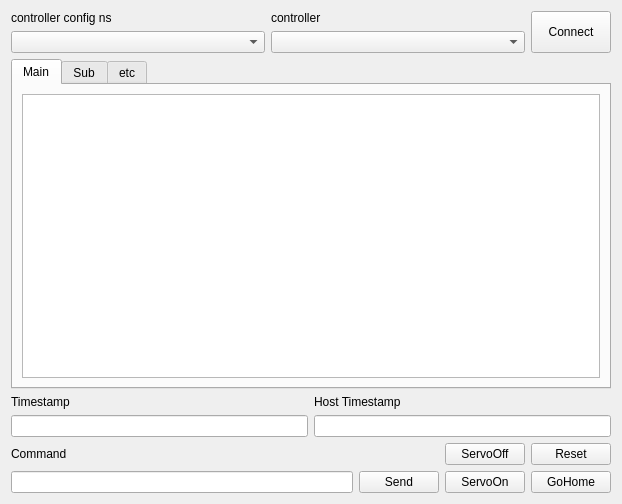
<?xml version="1.0" encoding="UTF-8"?>
<ui version="4.0">
 <class>ToroboStateViewer</class>
 <widget class="QWidget" name="ToroboStateViewer">
  <property name="geometry">
   <rect>
    <x>0</x>
    <y>0</y>
    <width>622</width>
    <height>504</height>
   </rect>
  </property>
  <property name="windowTitle">
   <string>Torobo State Viewer</string>
  </property>
  <layout class="QVBoxLayout" name="verticalLayout">
   <item>
    <layout class="QGridLayout" name="gridLayout">
     <property name="spacing">
      <number>6</number>
     </property>
     <item row="1" column="0">
      <widget class="QComboBox" name="comboBoxControllerConfigNamespace"/>
     </item>
     <item row="0" column="0">
      <widget class="QLabel" name="labelControllerConfigNamespace">
       <property name="text">
        <string>controller config ns</string>
       </property>
      </widget>
     </item>
     <item row="0" column="1">
      <widget class="QLabel" name="labelControllerName">
       <property name="text">
        <string>controller</string>
       </property>
      </widget>
     </item>
     <item row="1" column="1">
      <widget class="QComboBox" name="comboBoxControllerName"/>
     </item>
     <item row="0" column="2" rowspan="2">
      <widget class="QPushButton" name="pushButtonConnect">
       <property name="sizePolicy">
        <sizepolicy hsizetype="Fixed" vsizetype="Preferred">
         <horstretch>0</horstretch>
         <verstretch>0</verstretch>
        </sizepolicy>
       </property>
       <property name="minimumSize">
        <size>
         <width>0</width>
         <height>0</height>
        </size>
       </property>
       <property name="text">
        <string>Connect</string>
       </property>
      </widget>
     </item>
    </layout>
   </item>
   <item>
    <layout class="QGridLayout" name="gridLayout_2">
     <item row="1" column="0">
      <widget class="QTabWidget" name="tabWidget">
       <property name="currentIndex">
        <number>0</number>
       </property>
       <widget class="QWidget" name="tabMain">
        <attribute name="title">
         <string>Main</string>
        </attribute>
        <layout class="QHBoxLayout" name="horizontalLayout">
         <item>
          <layout class="QVBoxLayout" name="verticalLayout_2">
           <item>
            <widget class="QTableWidget" name="table"/>
           </item>
          </layout>
         </item>
        </layout>
       </widget>
       <widget class="QWidget" name="tabSub">
        <attribute name="title">
         <string>Sub</string>
        </attribute>
        <layout class="QHBoxLayout" name="horizontalLayout_2">
         <item>
          <layout class="QVBoxLayout" name="verticalLayout_3">
           <item>
            <widget class="QTableWidget" name="tableSub"/>
           </item>
          </layout>
         </item>
        </layout>
       </widget>
       <widget class="QWidget" name="tabEtc">
        <attribute name="title">
         <string>etc</string>
        </attribute>
        <layout class="QVBoxLayout" name="verticalLayout_5">
         <item>
          <layout class="QVBoxLayout" name="verticalLayout_4">
           <item>
            <widget class="QTableWidget" name="tableEtc"/>
           </item>
          </layout>
         </item>
        </layout>
       </widget>
      </widget>
     </item>
    </layout>
   </item>
   <item>
    <layout class="QGridLayout" name="gridLayout_3">
     <item row="0" column="0">
      <widget class="QLabel" name="labelTimestamp">
       <property name="enabled">
        <bool>true</bool>
       </property>
       <property name="text">
        <string>Timestamp</string>
       </property>
      </widget>
     </item>
     <item row="1" column="0">
      <widget class="QLineEdit" name="lineEditTimestamp">
       <property name="text">
        <string/>
       </property>
       <property name="alignment">
        <set>Qt::AlignRight|Qt::AlignTrailing|Qt::AlignVCenter</set>
       </property>
       <property name="dragEnabled">
        <bool>false</bool>
       </property>
      </widget>
     </item>
     <item row="0" column="1">
      <widget class="QLabel" name="labelHostTimestamp">
       <property name="text">
        <string>Host Timestamp</string>
       </property>
      </widget>
     </item>
     <item row="1" column="1">
      <widget class="QLineEdit" name="lineEditHostTimestamp">
       <property name="text">
        <string/>
       </property>
       <property name="alignment">
        <set>Qt::AlignRight|Qt::AlignTrailing|Qt::AlignVCenter</set>
       </property>
      </widget>
     </item>
    </layout>
   </item>
   <item>
    <layout class="QGridLayout" name="gridLayout_4">
     <item row="1" column="1">
      <widget class="QPushButton" name="pushButtonCommandSend">
       <property name="text">
        <string>Send</string>
       </property>
      </widget>
     </item>
     <item row="0" column="2">
      <widget class="QPushButton" name="pushButtonServoOff">
       <property name="text">
        <string>ServoOff</string>
       </property>
      </widget>
     </item>
     <item row="1" column="3">
      <widget class="QPushButton" name="pushButtonGoHome">
       <property name="text">
        <string>GoHome</string>
       </property>
      </widget>
     </item>
     <item row="1" column="0">
      <widget class="QLineEdit" name="lineEditCommand">
       <property name="text">
        <string/>
       </property>
      </widget>
     </item>
     <item row="1" column="2">
      <widget class="QPushButton" name="pushButtonServoOn">
       <property name="text">
        <string>ServoOn</string>
       </property>
      </widget>
     </item>
     <item row="0" column="3">
      <widget class="QPushButton" name="pushButtonErrorReset">
       <property name="text">
        <string>Reset</string>
       </property>
      </widget>
     </item>
     <item row="0" column="0">
      <widget class="QLabel" name="labelCommand">
       <property name="text">
        <string>Command</string>
       </property>
      </widget>
     </item>
    </layout>
   </item>
  </layout>
 </widget>
 <resources/>
 <connections/>
</ui>
